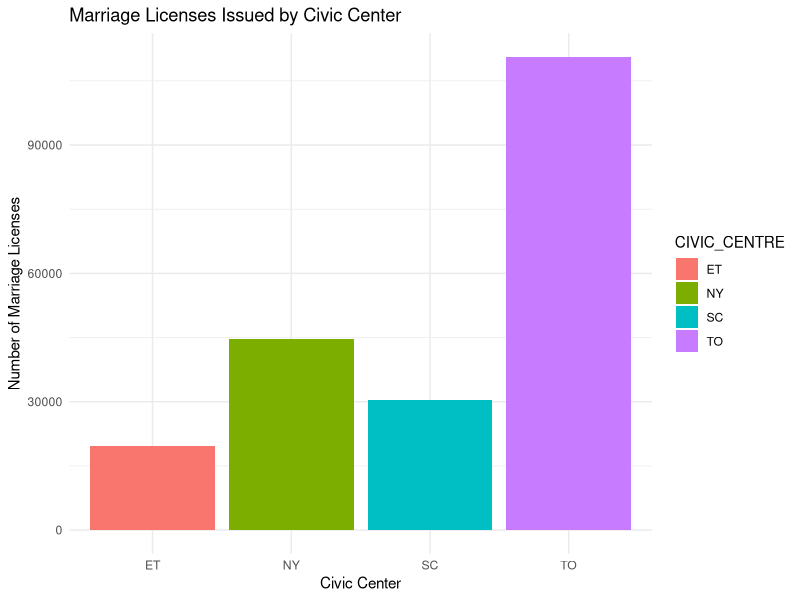

Recreate this plot in R.
## ---- chunk 1
library(ggplot2)

# Load your data
data <- read.csv("marriage_licenses_toronto.csv")

# Create a bar plot of marriage licenses by civic center
ggplot(data, aes(x = CIVIC_CENTRE, y = MARRIAGE_LICENSES, fill = CIVIC_CENTRE)) +
  geom_bar(stat = "identity") +
  labs(title = "Marriage Licenses Issued by Civic Center",
       x = "Civic Center",
       y = "Number of Marriage Licenses") +
  theme_minimal()

